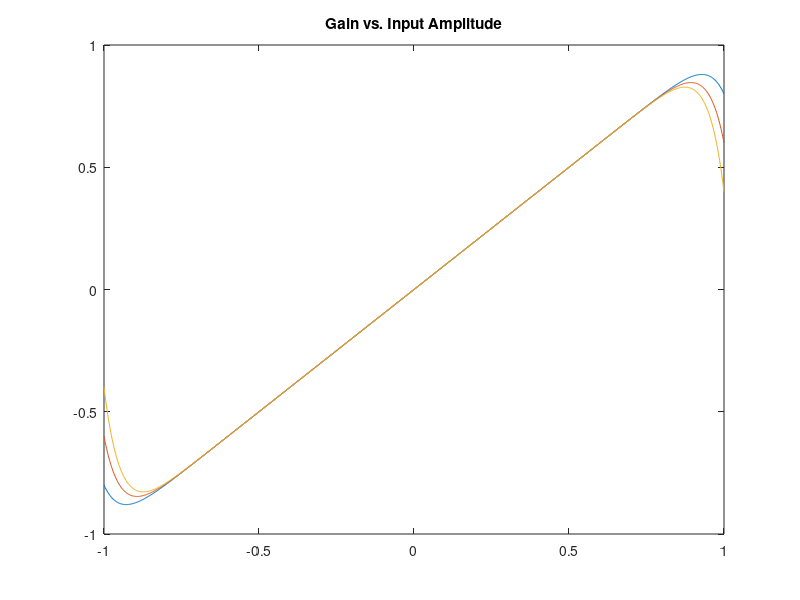
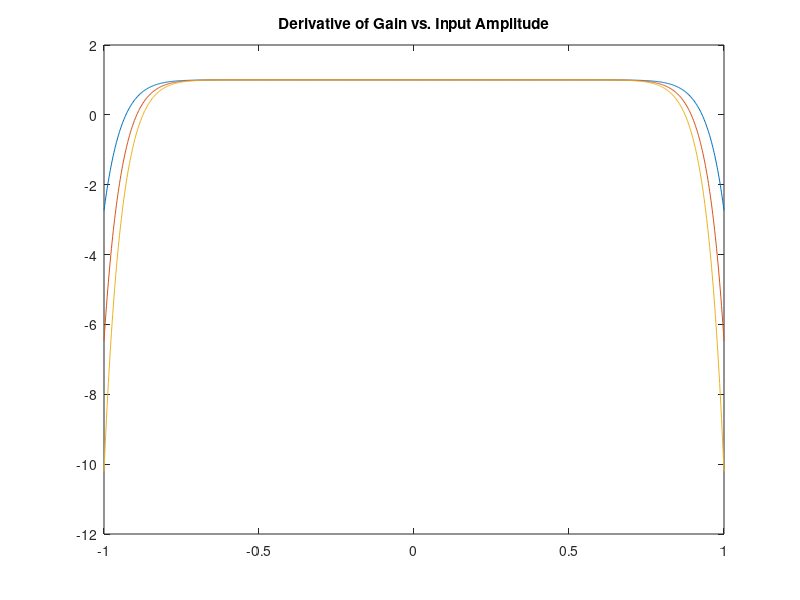

MATLAB code for these plots, in order:
clc;
clear all;
close all;

n = 1000;       %signal length (specifies number of samples for resolution of plot)
m = 3;         %iterations
k = 20;         %iteration gain multiplier
gain = 1;       %linear gain (previous variable was "o")
power = 19;     %System order (originally set at)

x = linspace(-1,1,n);       %linear space for gain plot
dx = linspace(-1,1,n-1);    %linear space for derivative of gain plot
out = zeros(m, n);          %plot data matrix
Deriv = zeros(m, n - 1);    %derivative plot data matrix

%This nested loop calculates algorithm gain vs input amplitude from -1 to 1
%
%Each iteration calculates the nonlinear gain multiplier (used to be
%variable "a").
%The multiplier is equal to the iteration gain multiplier "k" times the
%current iteration "m" starting at 1, per iteration.
for j = 1:m
    for i = 1:n
        out(j, i) = gain * (x(1, i) - (k * j)*(x(1, i).^power)/100); 
    end
end

plot(x, out);       %plot it!
title('Gain vs. Input Amplitude');
figure;             %hold it!

%For each iteration of the output, calculate the derivative.
for j = 1:m
    for i = 1:n-1
        Deriv(j, i) = (out(j, i + 1) - out(j, i)) * (n / 2);
    end
end

plot(dx, Deriv);    %plot it
title('Derivative of Gain vs. Input Amplitude');








